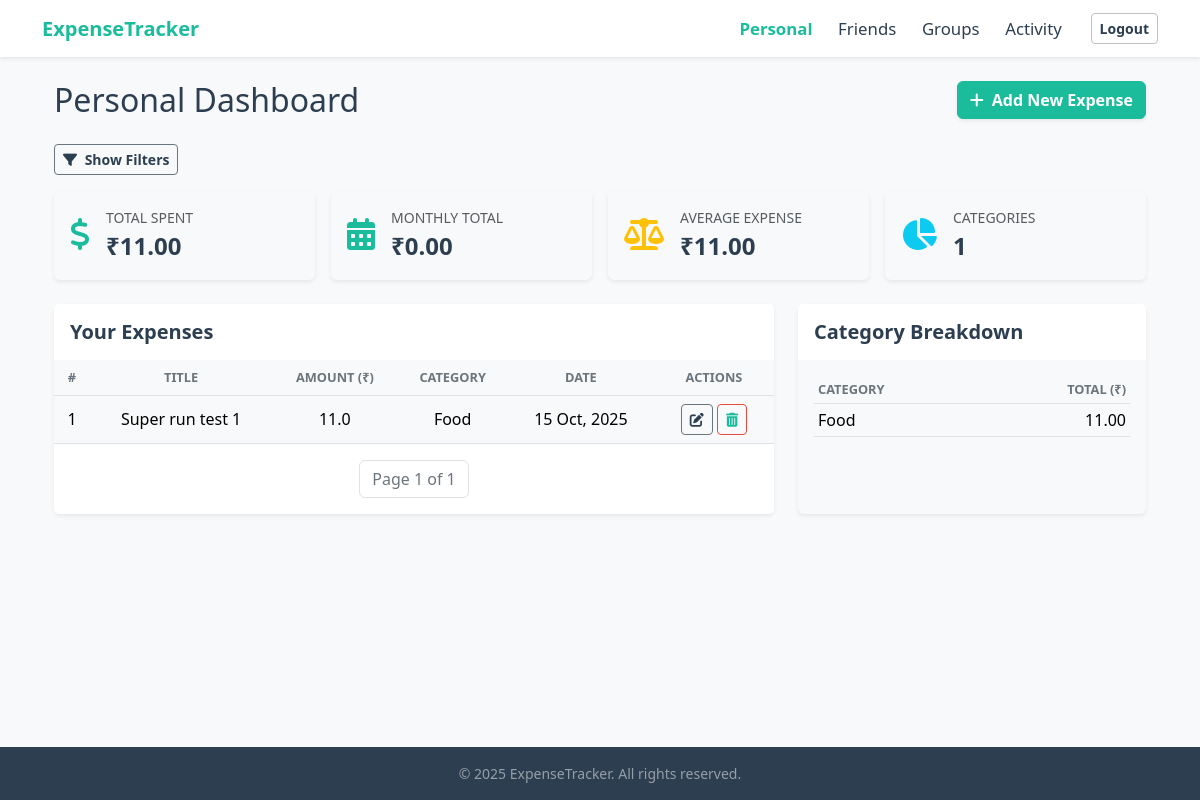
/personal/ (signed in), run on an earlier commit of the app's database.
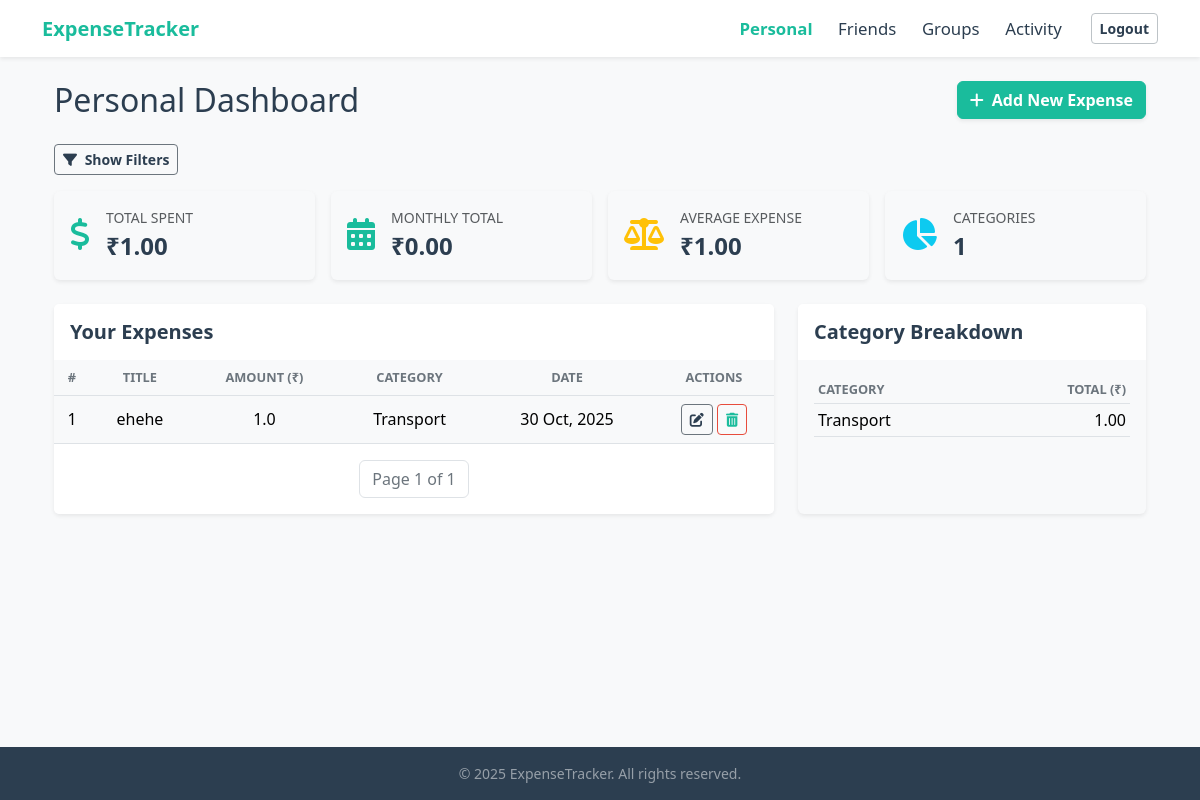
And on a later commit of the database.
### tracker/models.py (models this page shows, shortened)
class Expense(models.Model):
    user = models.ForeignKey(UserRegistration, on_delete=models.CASCADE)
    title = models.CharField(max_length=200)
    amount = models.FloatField()
    category = models.CharField(max_length=50)
    date = models.DateField()

### tracker/views.py (the view)
# urls.py: path('personal/', views.personal_dashboard, name='personal_dashboard'),
@never_cache
def personal_dashboard(request):
    user_id = request.session.get('user_id')
    if 'username' not in request.session:
        messages.error(request, "Please log in to access this page.")
        return redirect('login')
    expenses = Expense.objects.filter(user_id=request.session['user_id']).order_by('-date')
    search_query = request.GET.get('search', '')
    category_filter = request.GET.get('category', '')
    sort_by = request.GET.get('sort_by', '')
    if search_query:
        expenses = expenses.filter(title__icontains=search_query)
    if category_filter:
        expenses = expenses.filter(category=category_filter)
    if sort_by == 'amount_asc':
        expenses = expenses.order_by('amount')
    elif sort_by == 'amount_desc':
        expenses = expenses.order_by('-amount')
    else:
        expenses = expenses.order_by('-date')  # Default sorting by date descending
    total_spent = expenses.aggregate(total = Sum('amount'))['total'] or 0
    avg_spent = expenses.aggregate(avg=Avg('amount'))['avg'] or 0
    current_month = datetime.now().month
    current_year = datetime.now().year
    monthly_expenses = expenses.filter(date__month =current_month, date__year=current_year)
    monthly_total = monthly_expenses.aggregate(total=Sum('amount'))['total'] or 0
    category_totals = expenses.values('category').annotate(total=Sum('amount')).order_by('-total')
    paginator = Paginator(expenses, 3) # Show 7 expenses per page
    page_number = request.GET.get('page')
    expenses_page_obj = paginator.get_page(page_number)
    context = {
        'expenses_page_obj': expenses_page_obj,
        'username': request.session.get('username'),
        'total_spent': total_spent,
        'avg_spent': avg_spent,
        'monthly_total': monthly_total,
        'category_totals': category_totals,
        'search_query': search_query,
        'category_filter': category_filter,
        'sort_by': sort_by,
    }
    return render(request, 'tracker/personal.html', context)

### tracker/templates/tracker/personal.html (shortened to what this page needs)
{% extends 'tracker/base.html' %}
{% load static %}
{% block content %}
<link rel="stylesheet" href="{% static 'tracker/css/custom.css' %}">
<div class="container py-4">
    <div class="d-flex justify-content-between align-items-center mb-4">
        <h2 class="mb-0 fw-light">Personal Dashboard</h2>
        <a href="{% url 'add_expense' %}" class="btn btn-primary shadow-sm">
            <i class="fas fa-plus me-1"></i> Add New Expense
        </a>
    </div>
    <button class="btn btn-outline-secondary btn-sm mb-3" type="button" data-bs-toggle="collapse" data-bs-target="#filterCollapse" aria-expanded="false" aria-controls="filterCollapse">
        <i class="fas fa-filter me-1"></i> Show Filters
    </button>
    <div class="row row-cols-1 row-cols-md-2 row-cols-lg-4 g-3 mb-4">
        <div class="col">
            <div class="card h-100 shadow-sm border-0">
                <div class="card-body d-flex align-items-center">
                    <div class="me-3"><i class="fas fa-dollar-sign fa-2x text-primary"></i></div>
                    <div>
                        <div class="text-muted small text-uppercase">Total Spent</div>
                        <div class="fs-4 fw-bold">₹{{ total_spent|floatformat:2 }}</div>
                    </div>
                </div>
            </div>
        </div>
        <div class="col">
            <div class="card h-100 shadow-sm border-0">
                <div class="card-body d-flex align-items-center">
                    <div class="me-3"><i class="fas fa-calendar-alt fa-2x text-success"></i></div>
                    <div>
                        <div class="text-muted small text-uppercase">Monthly Total</div>
                        <div class="fs-4 fw-bold">₹{{ monthly_total|floatformat:2 }}</div>
                    </div>
                </div>
            </div>
        </div>
        <div class="col">
            <div class="card h-100 shadow-sm border-0">
                <div class="card-body d-flex align-items-center">
                    <div class="me-3"><i class="fas fa-balance-scale fa-2x text-warning"></i></div>
                    <div>
                        <div class="text-muted small text-uppercase">Average Expense</div>
                        <div class="fs-4 fw-bold">₹{{ avg_spent|floatformat:2 }}</div>
                    </div>
                </div>
            </div>
        </div>
        <div class="col">
            <div class="card h-100 shadow-sm border-0">
                <div class="card-body d-flex align-items-center">
                    <div class="me-3"><i class="fas fa-chart-pie fa-2x text-info"></i></div>
                    <div>
                        <div class="text-muted small text-uppercase">Categories</div>
                        <div class="fs-4 fw-bold">{{ category_totals|length }}</div>
                    </div>
                </div>
            </div>
        </div>
    </div>
    <div class="row g-4">
        <div class="col-lg-8">
            <div class="card shadow-sm border-0 h-100">
                <div class="card-header bg-white border-0 py-3"><h5 class="mb-0">Your Expenses</h5></div>
                <div class="card-body p-0">
                    <div class="table-responsive">
                        <table class="table table-hover align-middle mb-0">
                            <thead class="text-center">
                                <tr>
                                    <th style="width: 5%;">#</th>
                                    <th>Title</th>
                                    <th>Amount (₹)</th>
                                    <th>Category</th>
                                    <th>Date</th>
                                    <th style="width: 120px;">Actions</th>
                                </tr>
                            </thead>
                            <tbody>
                                {% if expenses_page_obj %}
                                    {% for expense in expenses_page_obj %}
                                        <tr class="text-center">
                                            <td>{{ expenses_page_obj.start_index|add:forloop.counter0 }}</td>
                                            <td>{{ expense.title }}</td>
                                            <td>{{ expense.amount }}</td>
                                            <td>{{ expense.category }}</td>
                                            <td>{{ expense.date|date:"d M, Y" }}</td>
                                            <td>
                                                <a href="{% url 'edit_expense' expense.id %}" class="btn btn-sm btn-outline-secondary"><i class="fas fa-edit"></i></a>
                                                <a href="{% url 'delete_expense' expense.id %}" class="btn btn-sm btn-outline-danger"><i class="fas fa-trash-alt"></i></a>
                                            </td>
                                        </tr>
                                    {% endfor %}
                                {% else %}
                                    <tr>
                                        <td colspan="6" class="text-center py-5">No expenses found. Add one!</td>
                                    </tr>
                                {% endif %}
                            </tbody>
                        </table>
                    </div>
                </div>
                <div class="card-footer bg-white border-0 py-3">
                    <nav aria-label="Expenses navigation">
                        <ul class="pagination justify-content-center mb-0">
                            <li class="page-item disabled">
                                <span class="page-link">
                                    Page {{ expenses_page_obj.number }} of {{ expenses_page_obj.paginator.num_pages }}
                                </span>
                            </li>
                        </ul>
                    </nav>
                </div>
            </div>
        </div>
        <div class="col-lg-4">
            <div class="card shadow-sm border-0 h-100">
                <div class="card-header bg-white border-0 py-3"><h5 class="mb-0">Category Breakdown</h5></div>
                <div class="card-body">
                    <table class="table table-sm align-middle">
                        <thead>
                            <tr>
                                <th>Category</th>
                                <th class="text-end">Total (₹)</th>
                            </tr>
                        </thead>
                        <tbody>
                            {% for cat in category_totals %}
                                <tr>
                                    <td>{{ cat.category }}</td>
                                    <td class="text-end">{{ cat.total|floatformat:2 }}</td>
                                </tr>
                            {% empty %}
                                <tr>
                                    <td colspan="2" class="text-center py-4">No expenses yet!</td>
                                </tr>
                            {% endfor %}
                        </tbody>
                    </table>
                </div>
            </div>
        </div>
    </div>
</div>
{% endblock %}

### tracker/templates/tracker/base.html (shortened to what this page needs)
{% load static %}
<!DOCTYPE html>
<html lang="en">
<head>
  <link href="https://cdn.jsdelivr.net/npm/bootstrap@5.3.3/dist/css/bootstrap.min.css" rel="stylesheet">
  <link rel="stylesheet" href="https://cdnjs.cloudflare.com/ajax/libs/font-awesome/6.0.0-beta3/css/all.min.css">
  <link href="{% static 'tracker/css/custom.css' %}" rel="stylesheet">
</head>
<body class="bg-light {% if request.session.username %}d-flex flex-column min-vh-100{% endif %} {% block body_class %}{% endblock %}">
  {% if request.session.username %}
  <nav class="navbar navbar-expand-lg navbar-light bg-white shadow-sm sticky-top py-2">
    <div class="container">
      <a class="navbar-brand fw-bold" href="{% url 'landing_page' %}" style="color: #1ABC9C;">ExpenseTracker</a>
      <div class="collapse navbar-collapse" id="navbarNav">
        <ul class="navbar-nav ms-auto mb-2 mb-lg-0 align-items-center">
          <li class="nav-item">
            <a class="nav-link {% if request.resolver_match.url_name == 'personal_dashboard' %}active fw-semibold{% endif %}" href="{% url 'personal_dashboard' %}">Personal</a>
          </li>
          <li class="nav-item">
            <a class="nav-link {% if request.resolver_match.url_name == 'friends_dashboard' %}active fw-semibold{% endif %}" href="{% url 'friends_dashboard' %}">Friends</a>
          </li>
          <li class="nav-item">
            <a class="nav-link {% if request.resolver_match.url_name == 'groups_dashboard' %}active fw-semibold{% endif %}" href="{% url 'groups_dashboard' %}">Groups</a>
          </li>
          <li class="nav-item">
            <a class="nav-link {% if request.resolver_match.url_name == 'activity_dashboard' %}active fw-semibold{% endif %}" href="{% url 'activity_dashboard' %}">Activity</a>
          </li>
          <li class="nav-item">
            <a href="{% url 'logout' %}" id="logout-button" class="btn btn-outline-secondary btn-sm ms-lg-3">Logout</a>
          </li>
        </ul>
      </div>
    </div>
  </nav>
  {% endif %}
  <div class="toast-container position-fixed top-0 end-0 p-3">
  </div>
  <main class="{% if request.session.username %}flex-grow-1{% endif %}">
    <div class="container {% if not request.session.username %}mt-4{% endif %}">
      {% block content %}{% endblock %}
    </div>
  </main>
  {% if request.session.username %}
  <footer class="mt-auto text-center text-white-50 py-3 bg-dark">
    <div class="container">
      <p class="mb-0 small">&copy; {% now "Y" %} ExpenseTracker. All rights reserved.</p>
    </div>
  </footer>
  {% endif %}
</body>
</html>

### tracker/static/tracker/css/custom.css (style rules this page uses)
:root { --bs-primary: #1ABC9C !important; --bs-primary-rgb: 26, 188, 156 !important; --bs-primary-darker: #16a085; --bs-danger: #E74C3C; --bs-danger-rgb: 231, 76, 60; --bs-danger-darker: #c0392b; --bs-success: #1ABC9C !important; --bs-success-rgb: 26, 188, 156 !important; --bs-info: #3498db; --bs-warning: #f39c12; --bs-body-color: #2C3E50; --bs-body-bg: #F8F9FA; --bs-light: #F8F9FA; --bs-light-rgb: 248, 249, 250; --bs-dark: #2C3E50; --bs-dark-rgb: 44, 62, 80; --bs-white: #FFFFFF; --bs-white-rgb: 255, 255, 255; --bs-card-border-color: transparent; --bs-card-bg: #FFFFFF; --bs-secondary-text-emphasis: #555; --bs-link-color: var(--bs-primary); --bs-link-hover-color: var(--bs-primary-darker); }
body { color: var(--bs-body-color); background-color: var(--bs-body-bg); }
h1, h2, h3, h4, h5, h6 { color: var(--bs-body-color); font-weight: 600; }
a { color: var(--bs-link-color); text-decoration: none; }
.btn { --bs-btn-color: var(--bs-white); --bs-btn-hover-color: var(--bs-white); --bs-btn-active-color: var(--bs-white); --bs-btn-font-weight: 600; }
.btn-primary { --bs-btn-bg: var(--bs-primary); --bs-btn-border-color: var(--bs-primary); --bs-btn-hover-bg: var(--bs-primary-darker); --bs-btn-hover-border-color: var(--bs-primary-darker); --bs-btn-color: #fff; --bs-btn-hover-color: #fff; }
.btn-outline-secondary { --bs-btn-color: var(--bs-body-color, #2C3E50); --bs-btn-border-color: var(--bs-secondary, #BDC3C7); --bs-btn-hover-color: var(--bs-body-color, #2C3E50); --bs-btn-hover-bg: #e9ecef; --bs-btn-hover-border-color: var(--bs-secondary, #BDC3C7); color: var(--bs-body-color, #2C3E50) !important; }
.btn-outline-danger { --bs-btn-color: var(--bs-danger); --bs-btn-border-color: var(--bs-danger); --bs-btn-hover-bg: var(--bs-danger); --bs-btn-hover-border-color: var(--bs-danger); --bs-btn-hover-color: #fff; }
.navbar #navbarNav .navbar-nav .nav-link { color: #2C3E50; font-size: 1.05rem; font-weight: 500; padding-left: 0.8rem; padding-right: 0.8rem; }
.navbar #navbarNav .navbar-nav .nav-link.active { color: var(--bs-primary, #1ABC9C) !important; font-weight: 600; }
.navbar #logout-button.btn-outline-secondary { --bs-btn-color: #2C3E50; --bs-btn-border-color: #BDC3C7; --bs-btn-bg: transparent; color: #2C3E50 !important; border-color: #BDC3C7 !important; }
.card-body a { color: var(--bs-primary); }
.toast-container { z-index: 1100; }
.card .pagination .page-link, .container .pagination .page-link { color: var(--bs-primary) !important; border-color: #dee2e6 !important; background-color: var(--bs-white) !important; box-shadow: none !important; }
.card .pagination .page-item.disabled .page-link, .container .pagination .page-item.disabled .page-link { color: #6c757d !important; background-color: var(--bs-white) !important; border-color: #dee2e6 !important; }
.table thead th { color: #6c757d; font-size: 0.8rem; text-transform: uppercase; border-bottom: 1px solid #dee2e6; font-weight: 600; }

What changed in the data, as far as the page shows it:
removed Expense: start_index|add "1", title "Super run test 1", amount "11.0", category "Food", date "15 Oct, 2025", total "11.00"
added Expense: start_index|add "1", title "ehehe", amount "1.0", category "Transport", date "30 Oct, 2025", total "1.00"
Also different on the page:
{{ total_spent|floatformat:2 }}: "11.00" → "1.00"
{{ avg_spent|floatformat:2 }}: "11.00" → "1.00"
